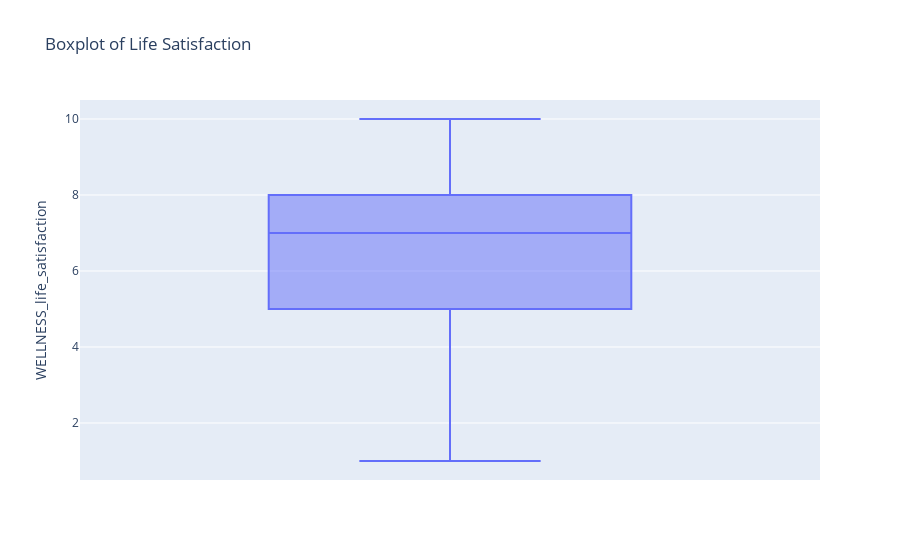

Write notebook code for a chart like this one.
### Code cell
fig = px.box(df_1, y='WELLNESS_life_satisfaction', title='Boxplot of Life Satisfaction')
fig.show()

### Figure 1 — Plotly figure (JSON) as saved in the notebook; plotly's stock layout.template omitted (floating-point values rounded to 4 significant figures; data arrays with more than 128 entries replaced by an {"elided": "..."} marker saying what was removed)
{"data": [{"alignmentgroup": "True", "hovertemplate": "WELLNESS_life_satisfaction=%{y}<extra></extra>", "legendgroup": "", "marker": {"color": "#636efa"}, "name": "", "notched": false, "offsetgroup": "", "orientation": "v", "showlegend": false, "type": "box", "x0": " ", "xaxis": "x", "y": {"elided": "11431 int values"}, "y0": " ", "yaxis": "y"}], "layout": {"autosize": true, "boxmode": "group", "legend": {"tracegroupgap": 0}, "title": {"text": "Boxplot of Life Satisfaction"}, "xaxis": {"anchor": "y", "autorange": true, "domain": [0, 1], "range": [-0.5, 0.5], "type": "category"}, "yaxis": {"anchor": "x", "autorange": true, "domain": [0, 1], "range": [0.5, 10.5], "title": {"text": "WELLNESS_life_satisfaction"}, "type": "linear"}}}
